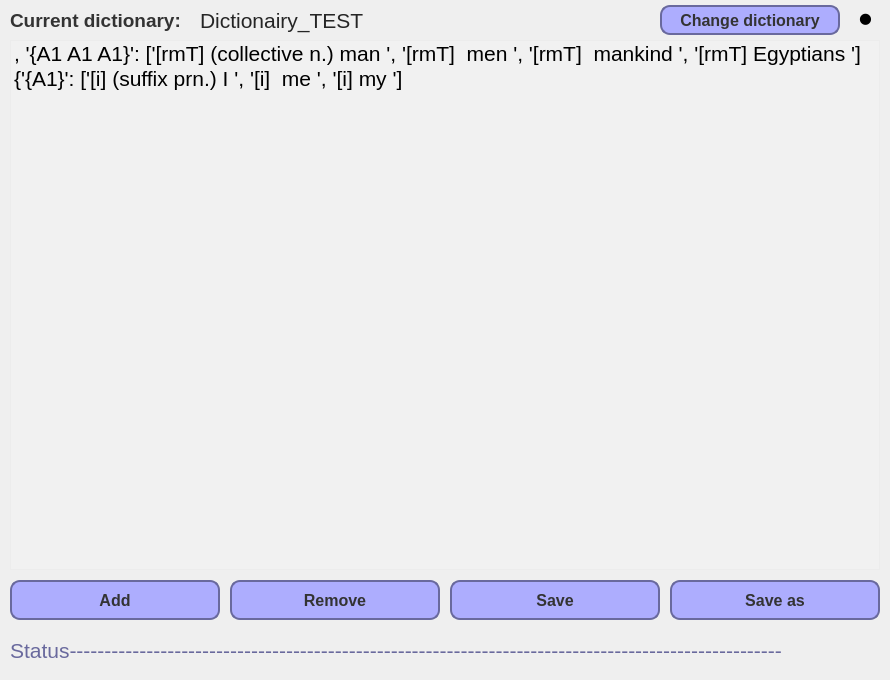
<?xml version="1.0" encoding="UTF-8"?>
<ui version="4.0">
 <class>dictionaryWindow</class>
 <widget class="QMainWindow" name="dictionaryWindow">
  <property name="geometry">
   <rect>
    <x>0</x>
    <y>0</y>
    <width>890</width>
    <height>680</height>
   </rect>
  </property>
  <property name="windowTitle">
   <string>MainWindow</string>
  </property>
  <widget class="QWidget" name="centralwidget">
   <widget class="QListWidget" name="listWidget">
    <property name="geometry">
     <rect>
      <x>10</x>
      <y>40</y>
      <width>870</width>
      <height>530</height>
     </rect>
    </property>
    <property name="font">
     <font>
      <pointsize>16</pointsize>
      <weight>50</weight>
      <bold>false</bold>
     </font>
    </property>
    <property name="styleSheet">
     <string notr="true">QListWidget{
background-color: rgb(255, 255, 255,25);
}
QTextEdit{
background-color: rgb(255, 255, 255);
}</string>
    </property>
    <property name="isWrapping" stdset="0">
     <bool>false</bool>
    </property>
    <property name="resizeMode">
     <enum>QListView::Fixed</enum>
    </property>
    <property name="layoutMode">
     <enum>QListView::SinglePass</enum>
    </property>
    <property name="wordWrap">
     <bool>true</bool>
    </property>
    <property name="currentRow">
     <number>-1</number>
    </property>
    <property name="sortingEnabled">
     <bool>true</bool>
    </property>
    <item>
     <property name="text">
      <string>, '{A1 A1 A1}': ['[rmT] (collective n.) man ', '[rmT]  men ', '[rmT]  mankind ', '[rmT] Egyptians ']</string>
     </property>
    </item>
    <item>
     <property name="text">
      <string>{'{A1}': ['[i] (suffix prn.) I ', '[i]  me ', '[i] my ']</string>
     </property>
    </item>
   </widget>
   <widget class="QPushButton" name="addBtn">
    <property name="geometry">
     <rect>
      <x>10</x>
      <y>580</y>
      <width>210</width>
      <height>40</height>
     </rect>
    </property>
    <property name="font">
     <font>
      <family>MS Shell Dlg 2</family>
      <pointsize>12</pointsize>
      <weight>75</weight>
      <bold>true</bold>
     </font>
    </property>
    <property name="cursor">
     <cursorShape>PointingHandCursor</cursorShape>
    </property>
    <property name="layoutDirection">
     <enum>Qt::LeftToRight</enum>
    </property>
    <property name="styleSheet">
     <string notr="true">QPushButton {
    color: #333;
    border: 2px solid rgb(105, 105, 157);
    border-radius: 10px;


     background: rgb(170, 170, 255,95%)
	
	
    
    }

QPushButton:hover {
    background: rgb(130, 130, 195);
    }

QPushButton:pressed {
    border-style: inset;
    background: rgb(77, 77, 115);
    }</string>
    </property>
    <property name="text">
     <string>Add</string>
    </property>
    <property name="flat">
     <bool>false</bool>
    </property>
   </widget>
   <widget class="QPushButton" name="removeBtn">
    <property name="geometry">
     <rect>
      <x>230</x>
      <y>580</y>
      <width>210</width>
      <height>40</height>
     </rect>
    </property>
    <property name="font">
     <font>
      <family>MS Shell Dlg 2</family>
      <pointsize>12</pointsize>
      <weight>75</weight>
      <bold>true</bold>
     </font>
    </property>
    <property name="cursor">
     <cursorShape>PointingHandCursor</cursorShape>
    </property>
    <property name="layoutDirection">
     <enum>Qt::LeftToRight</enum>
    </property>
    <property name="styleSheet">
     <string notr="true">QPushButton {
    color: #333;
    border: 2px solid rgb(105, 105, 157);
    border-radius: 10px;


     background: rgb(170, 170, 255,95%)
	
	
    
    }

QPushButton:hover {
    background: rgb(130, 130, 195);
    }

QPushButton:pressed {
    border-style: inset;
    background: rgb(77, 77, 115);
    }</string>
    </property>
    <property name="text">
     <string>Remove</string>
    </property>
    <property name="flat">
     <bool>false</bool>
    </property>
   </widget>
   <widget class="QPushButton" name="saveBtn">
    <property name="geometry">
     <rect>
      <x>450</x>
      <y>580</y>
      <width>210</width>
      <height>40</height>
     </rect>
    </property>
    <property name="font">
     <font>
      <family>MS Shell Dlg 2</family>
      <pointsize>12</pointsize>
      <weight>75</weight>
      <bold>true</bold>
     </font>
    </property>
    <property name="cursor">
     <cursorShape>PointingHandCursor</cursorShape>
    </property>
    <property name="layoutDirection">
     <enum>Qt::LeftToRight</enum>
    </property>
    <property name="styleSheet">
     <string notr="true">QPushButton {
    color: #333;
    border: 2px solid rgb(105, 105, 157);
    border-radius: 10px;


     background: rgb(170, 170, 255,95%)
	
	
    
    }

QPushButton:hover {
    background: rgb(130, 130, 195);
    }

QPushButton:pressed {
    border-style: inset;
    background: rgb(77, 77, 115);
    }</string>
    </property>
    <property name="text">
     <string>Save</string>
    </property>
    <property name="flat">
     <bool>false</bool>
    </property>
   </widget>
   <widget class="QPushButton" name="saveAsBtn">
    <property name="geometry">
     <rect>
      <x>670</x>
      <y>580</y>
      <width>210</width>
      <height>40</height>
     </rect>
    </property>
    <property name="font">
     <font>
      <family>MS Shell Dlg 2</family>
      <pointsize>12</pointsize>
      <weight>75</weight>
      <bold>true</bold>
     </font>
    </property>
    <property name="cursor">
     <cursorShape>PointingHandCursor</cursorShape>
    </property>
    <property name="layoutDirection">
     <enum>Qt::LeftToRight</enum>
    </property>
    <property name="styleSheet">
     <string notr="true">QPushButton {
    color: #333;
    border: 2px solid rgb(105, 105, 157);
    border-radius: 10px;


     background: rgb(170, 170, 255,95%)
	
	
    
    }

QPushButton:hover {
    background: rgb(130, 130, 195);
    }

QPushButton:pressed {
    border-style: inset;
    background: rgb(77, 77, 115);
    }</string>
    </property>
    <property name="text">
     <string>Save as</string>
    </property>
    <property name="flat">
     <bool>false</bool>
    </property>
   </widget>
   <widget class="QLabel" name="mainBackgroundLabel">
    <property name="geometry">
     <rect>
      <x>0</x>
      <y>0</y>
      <width>890</width>
      <height>680</height>
     </rect>
    </property>
    <property name="styleSheet">
     <string notr="true">
border-image: url(:/icons/icons/118Z_2012.w026.n002.13B.p1.13 blurredsmall.png);</string>
    </property>
    <property name="text">
     <string/>
    </property>
   </widget>
   <widget class="QLabel" name="statusLabel">
    <property name="geometry">
     <rect>
      <x>10</x>
      <y>630</y>
      <width>870</width>
      <height>40</height>
     </rect>
    </property>
    <property name="font">
     <font>
      <pointsize>16</pointsize>
      <weight>50</weight>
      <bold>false</bold>
     </font>
    </property>
    <property name="styleSheet">
     <string notr="true">color: rgb(105, 105, 157);</string>
    </property>
    <property name="text">
     <string>Status------------------------------------------------------------------------------------------------------</string>
    </property>
   </widget>
   <widget class="QPushButton" name="changeDictionaryBtn">
    <property name="geometry">
     <rect>
      <x>660</x>
      <y>5</y>
      <width>180</width>
      <height>30</height>
     </rect>
    </property>
    <property name="font">
     <font>
      <family>MS Shell Dlg 2</family>
      <pointsize>12</pointsize>
      <weight>75</weight>
      <bold>true</bold>
     </font>
    </property>
    <property name="cursor">
     <cursorShape>PointingHandCursor</cursorShape>
    </property>
    <property name="layoutDirection">
     <enum>Qt::LeftToRight</enum>
    </property>
    <property name="styleSheet">
     <string notr="true">QPushButton {
    color: #333;
    border: 2px solid rgb(105, 105, 157);
    border-radius: 10px;


     background: rgb(170, 170, 255,95%)
	
	
    
    }

QPushButton:hover {
    background: rgb(130, 130, 195);
    }

QPushButton:pressed {
    border-style: inset;
    background: rgb(77, 77, 115);
    }</string>
    </property>
    <property name="text">
     <string>Change dictionary</string>
    </property>
    <property name="flat">
     <bool>false</bool>
    </property>
   </widget>
   <widget class="QLabel" name="currDictionairyLabel">
    <property name="geometry">
     <rect>
      <x>10</x>
      <y>0</y>
      <width>180</width>
      <height>40</height>
     </rect>
    </property>
    <property name="font">
     <font>
      <pointsize>14</pointsize>
      <weight>75</weight>
      <bold>true</bold>
     </font>
    </property>
    <property name="styleSheet">
     <string notr="true">color: #333;</string>
    </property>
    <property name="text">
     <string>Current dictionary:</string>
    </property>
   </widget>
   <widget class="QLabel" name="currDictionaryLabelName">
    <property name="geometry">
     <rect>
      <x>200</x>
      <y>0</y>
      <width>450</width>
      <height>40</height>
     </rect>
    </property>
    <property name="font">
     <font>
      <pointsize>16</pointsize>
      <weight>50</weight>
      <bold>false</bold>
     </font>
    </property>
    <property name="styleSheet">
     <string notr="true">color: rgb(37, 37, 37);
</string>
    </property>
    <property name="text">
     <string>Dictionairy_TEST</string>
    </property>
   </widget>
   <widget class="QLabel" name="statusIconLabel">
    <property name="geometry">
     <rect>
      <x>850</x>
      <y>5</y>
      <width>31</width>
      <height>29</height>
     </rect>
    </property>
    <property name="font">
     <font>
      <family>MS Shell Dlg 2</family>
      <pointsize>18</pointsize>
      <weight>50</weight>
      <bold>false</bold>
     </font>
    </property>
    <property name="text">
     <string>⚫</string>
    </property>
    <property name="alignment">
     <set>Qt::AlignCenter</set>
    </property>
   </widget>
   <zorder>mainBackgroundLabel</zorder>
   <zorder>listWidget</zorder>
   <zorder>addBtn</zorder>
   <zorder>removeBtn</zorder>
   <zorder>saveBtn</zorder>
   <zorder>saveAsBtn</zorder>
   <zorder>statusLabel</zorder>
   <zorder>currDictionairyLabel</zorder>
   <zorder>changeDictionaryBtn</zorder>
   <zorder>currDictionaryLabelName</zorder>
   <zorder>statusIconLabel</zorder>
  </widget>
 </widget>
 <resources>
  <include location="../guitesting/icons.qrc"/>
  <include location="icons.qrc"/>
 </resources>
 <connections/>
</ui>
